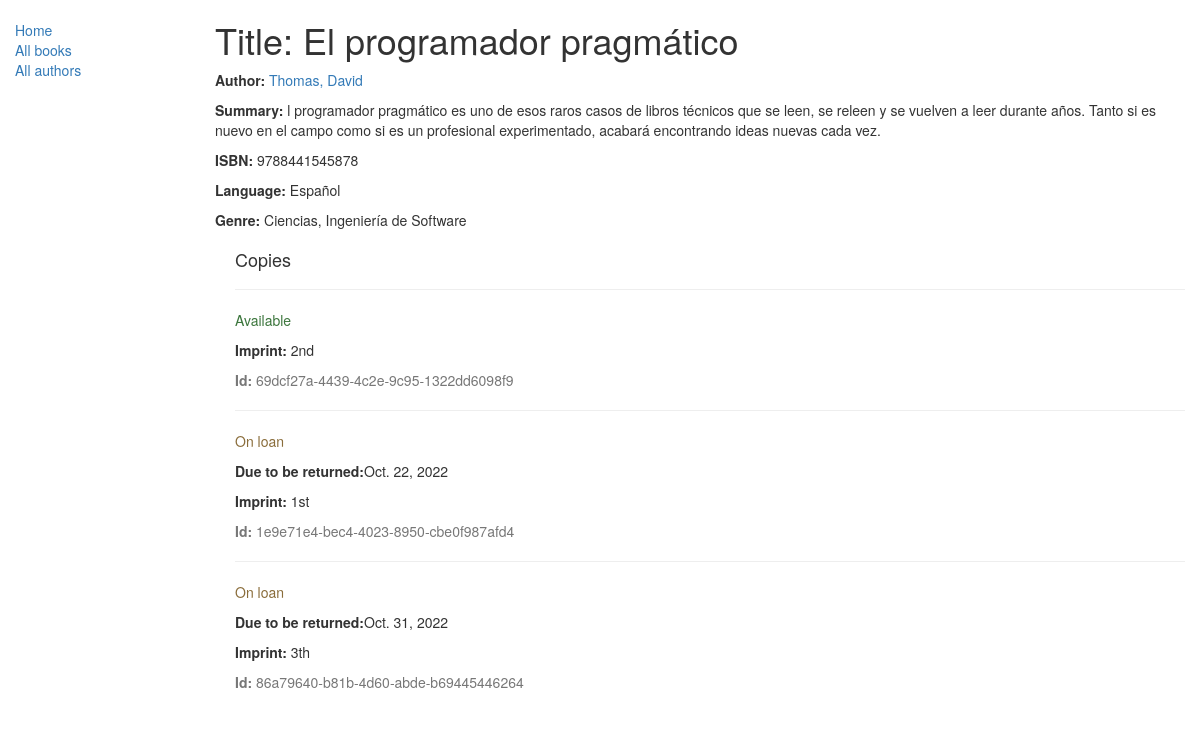
/catalog/book/3, run on the app's committed database.
### catalog/models.py (models this page shows, shortened)
class Book(models.Model):
    title = models.CharField(max_length=200)
    author = models.ForeignKey('Author', on_delete=models.SET_NULL, null=True)
    summary = models.TextField(max_length=1000, help_text="Ingrese una breve descripción del libro")
    isbn = models.CharField('ISBN', max_length=13, help_text='13 Caracteres <a href="https://www.isbn-international.org/content/wht-isbn">ISBN number</a>')
    genre = models.ManyToManyField(Genre, help_text="Seleccione un genero para este libro")
    language = models.ForeignKey(Language, help_text="Seleccione un idioma para este libro", on_delete=models.SET_NULL, null=True)
    def display_genre(self):
        return ', '.join([genre.name for genre in self.genre.all()[:3]])
    display_genre.short_description = 'Genre'

class Author(models.Model):
    first_name = models.CharField(max_length=100)
    last_name = models.CharField(max_length=100)
    date_of_birth = models.DateField(null=True, blank=True)
    date_of_death = models.DateField('Died', null=True, blank=True)
    def __str__(self):
        return f'{self.last_name}, {self.first_name}'

class Language(models.Model):
    name = models.CharField(max_length=200, help_text="Ingrese el nombre del idioma")
    def __str__(self):
        return self.name

class Genre(models.Model):
    name = models.CharField(max_length=200, help_text="Ingrese el nombre del genero (p. ej. Ciencia Ficción, Poesía Francesa, etc.)")
    def __str__(self):
        return self.name

class BookInstance(models.Model):
    id = models.UUIDField(primary_key=True, default=uuid.uuid4, help_text="ID único para este libro particular en toda la biblioteca")
    book = models.ForeignKey('Book', on_delete=models.SET_NULL, null=True)
    imprint = models.CharField(max_length=200)
    due_back = models.DateField(null=True, blank=True)
    LOAN_STATUS = (
        ('m', 'Maintenance'),
        ('o', 'On loan'),
        ('a', 'Available'),
        ('r', 'Reserved'),
    )
    status = models.CharField(max_length=1, choices=LOAN_STATUS, blank=True, default='m', help_text="Disponibilidad del libro")
    class Meta:
        ordering = ["due_back"]

### catalog/views.py (the view)
# urls.py: re_path(r'^book/(?P<pk>\d+)$', views.BookDetailView.as_view(), name='book-detail'),
class BookDetailView(generic.DetailView):
    model = Book

### catalog/templates/catalog/book_detail.html
{% extends "base_generic.html" %}
{% block content %}
  <h1>Title: {{ book.title }}</h1>
  <p><strong>Author:</strong> <a href="">{{ book.author }}</a> </p>
  <p><strong>Summary:</strong> {{ book.summary }}</p>
  <p><strong>ISBN:</strong> {{ book.isbn }}</p>
  <p><strong>Language:</strong> {{ book.language }}</p>
  <p><strong>Genre:</strong> {% for genre in book.genre.all %} {{ genre }}{% if not forloop.last %}, {% endif %}{% endfor %}</p>
  <div style="margin-left:20px;margin-top:20px">
    <h4>Copies</h4>
    {% for copy in book.bookinstance_set.all %}
    <hr>
    <p class="{% if copy.status == 'a' %}text-success{% elif copy.status == 'm' %}text-danger{% else %}text-warning{% endif %}">{{ copy.get_status_display }}</p>
    {% if copy.status != 'a' %}<p><strong>Due to be returned:</strong>{{ copy.due_back }}</p>{% endif %}
    <p><strong>Imprint:</strong> {{ copy.imprint }}</p>
    <p class="text-muted"><strong>Id:</strong> {{ copy.id }}</p>
    {% endfor %}
  </div>
{% endblock %}

### data on the page
Book: title "El programador pragmático", author "Thomas, David", summary "l programador pragmático es uno de esos raros casos de libros técnicos que se leen, se releen y se vuelven a leer durante años. Tanto si es nuevo en el campo como si es un profesional experimentado, acabará encontrando ideas nuevas cada vez.", isbn "9788441545878", language "Español"
Genre: name "Ciencias"
Genre: name "Ingeniería de Software"
BookInstance: status "Available", imprint "2nd", id "69dcf27a-4439-4c2e-9c95-1322dd6098f9"
BookInstance: status "On loan", due_back "Oct. 22, 2022", imprint "1st", id "1e9e71e4-bec4-4023-8950-cbe0f987afd4"
BookInstance: status "On loan", due_back "Oct. 31, 2022", imprint "3th", id "86a79640-b81b-4d60-abde-b69445446264"
